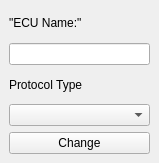
<?xml version="1.0" encoding="UTF-8"?>
<ui version="4.0">
 <class>PropertiesWindow</class>
 <widget class="QMainWindow" name="PropertiesWindow">
  <property name="geometry">
   <rect>
    <x>0</x>
    <y>0</y>
    <width>159</width>
    <height>163</height>
   </rect>
  </property>
  <property name="windowTitle">
   <string>Edit ECU Parameters</string>
  </property>
  <widget class="QWidget" name="centralwidget">
   <layout class="QVBoxLayout" name="verticalLayout">
    <item>
     <widget class="QLabel" name="label">
      <property name="text">
       <string>&quot;ECU Name:&quot;</string>
      </property>
     </widget>
    </item>
    <item>
     <widget class="QLineEdit" name="lineEdit">
      <property name="toolTip">
       <string>ECU Name</string>
      </property>
     </widget>
    </item>
    <item>
     <widget class="QLabel" name="label_2">
      <property name="text">
       <string>Protocol Type</string>
      </property>
     </widget>
    </item>
    <item>
     <widget class="QComboBox" name="comboBox"/>
    </item>
    <item>
     <widget class="QPushButton" name="pushButton">
      <property name="text">
       <string>Change</string>
      </property>
     </widget>
    </item>
   </layout>
  </widget>
 </widget>
 <resources/>
 <connections/>
</ui>
